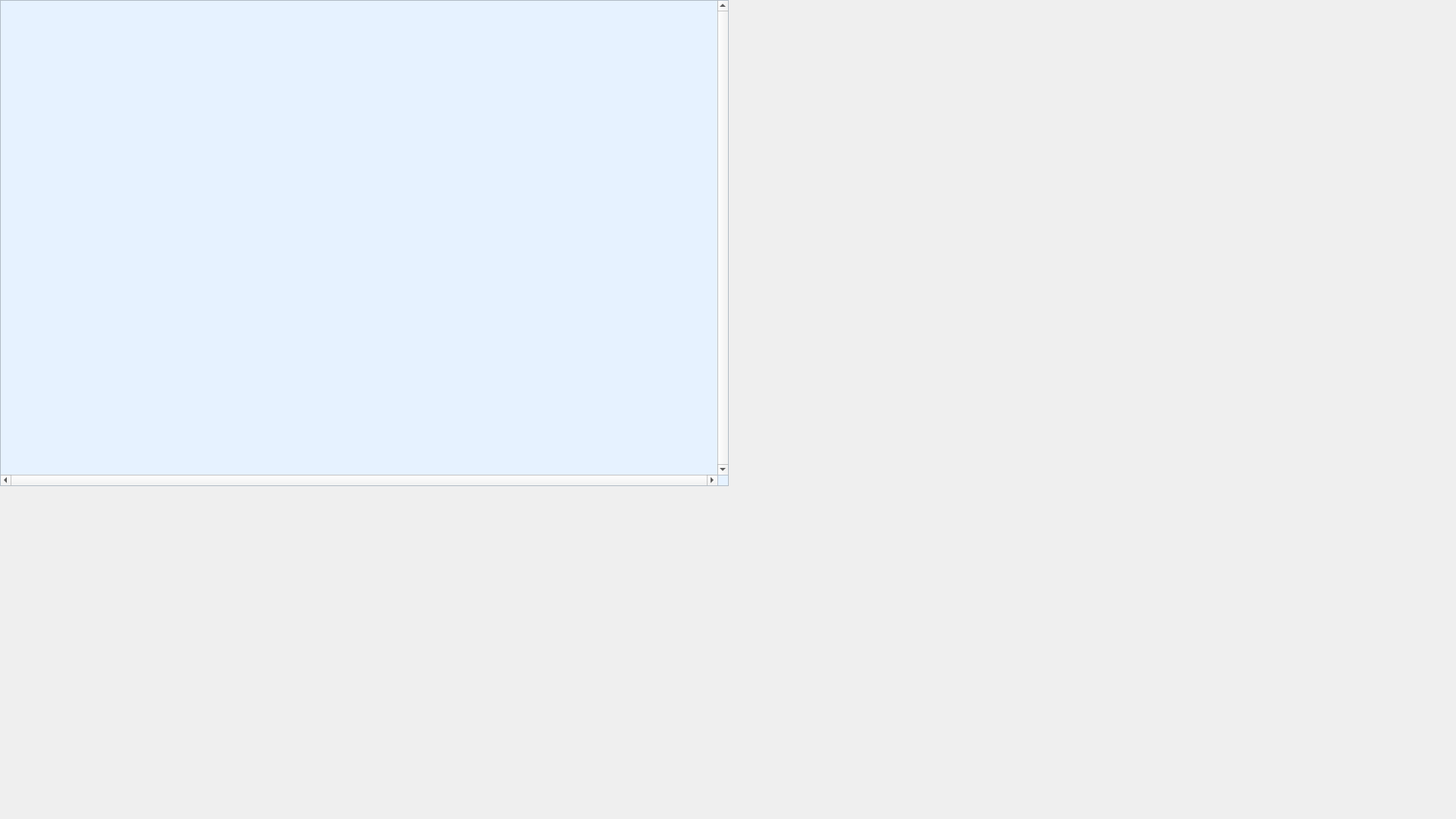
<?xml version="1.0" encoding="UTF-8"?>
<ui version="4.0">
 <class>stockavailibility</class>
 <widget class="QWidget" name="stockavailibility">
  <property name="geometry">
   <rect>
    <x>0</x>
    <y>0</y>
    <width>1920</width>
    <height>1080</height>
   </rect>
  </property>
  <property name="sizePolicy">
   <sizepolicy hsizetype="Expanding" vsizetype="Expanding">
    <horstretch>0</horstretch>
    <verstretch>0</verstretch>
   </sizepolicy>
  </property>
  <property name="minimumSize">
   <size>
    <width>300</width>
    <height>300</height>
   </size>
  </property>
  <property name="maximumSize">
   <size>
    <width>1920</width>
    <height>1080</height>
   </size>
  </property>
  <property name="windowTitle">
   <string>Form</string>
  </property>
  <property name="styleSheet">
   <string notr="true">background: qlineargradient(spread:pad, x1:0, y1:0, x2:1, y2:1,
                            stop:0 #e3f2fd, stop:1 #bbdefb);
</string>
  </property>
  <widget class="QWidget" name="layoutWidget">
   <property name="geometry">
    <rect>
     <x>0</x>
     <y>0</y>
     <width>961</width>
     <height>641</height>
    </rect>
   </property>
   <layout class="QGridLayout" name="gridLayout">
    <item row="0" column="0">
     <widget class="QTableWidget" name="tableWidget_stock">
      <property name="minimumSize">
       <size>
        <width>300</width>
        <height>300</height>
       </size>
      </property>
      <property name="maximumSize">
       <size>
        <width>1920</width>
        <height>1080</height>
       </size>
      </property>
      <property name="styleSheet">
       <string notr="true">
QTableWidget {
    background-color: #E6F2FF; /* Light blue for even rows */
alternate-background-color: #B5D6F5;

}

QHeaderView::section {
    background-color: #3498DB;  /* Optional: blue header */
    color: white;
    font-weight: bold;
}
</string>
      </property>
      <property name="verticalScrollBarPolicy">
       <enum>Qt::ScrollBarPolicy::ScrollBarAlwaysOn</enum>
      </property>
      <property name="horizontalScrollBarPolicy">
       <enum>Qt::ScrollBarPolicy::ScrollBarAlwaysOn</enum>
      </property>
      <property name="sizeAdjustPolicy">
       <enum>QAbstractScrollArea::SizeAdjustPolicy::AdjustToContents</enum>
      </property>
      <property name="verticalScrollMode">
       <enum>QAbstractItemView::ScrollMode::ScrollPerItem</enum>
      </property>
      <property name="showGrid">
       <bool>true</bool>
      </property>
     </widget>
    </item>
    <item row="1" column="0">
     <layout class="QHBoxLayout" name="horizontalLayout"/>
    </item>
   </layout>
  </widget>
 </widget>
 <resources/>
 <connections/>
</ui>
